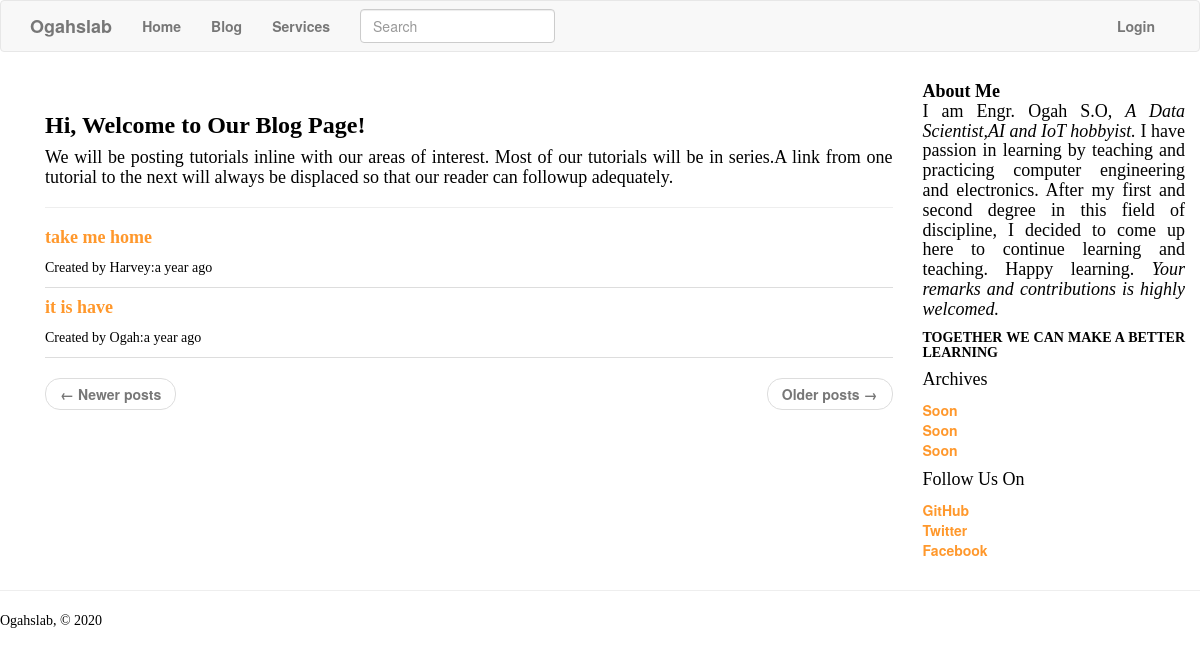
Before: /blog with the older database file.
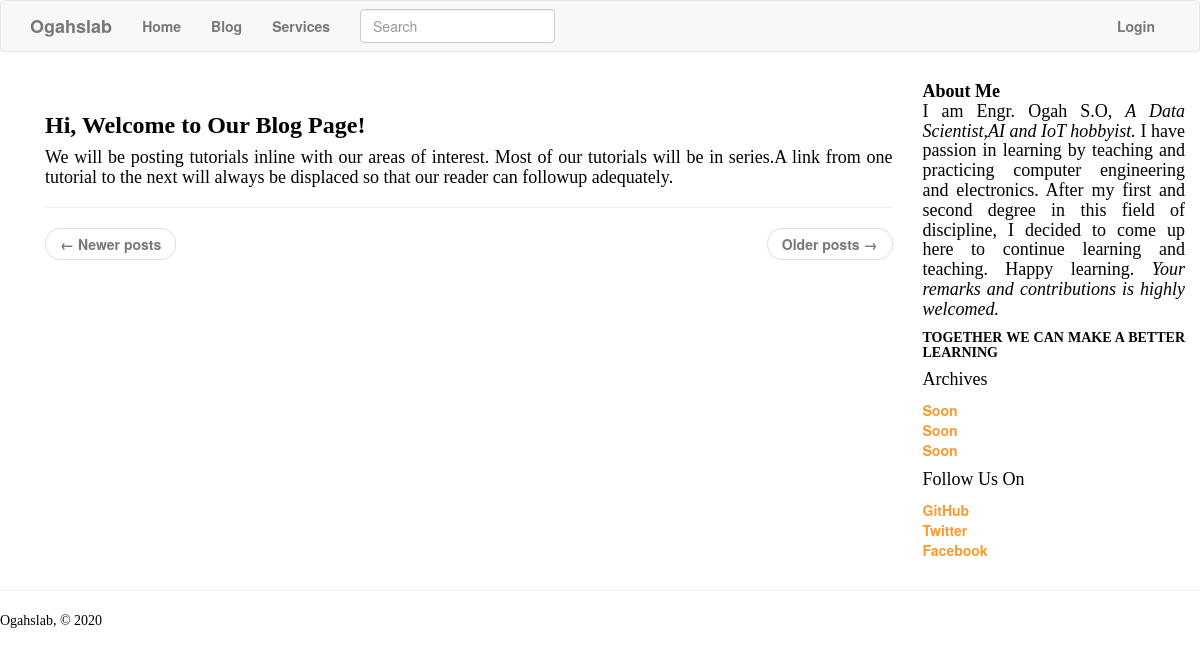
After: the same page with the newer database file.
### app/models.py (models this page shows, shortened)
class SearchableMixin(object):
    @classmethod
    def search(cls, expression, page, per_page):
        ids, total = query_index(cls.__tablename__, expression, page, per_page)
        if total == 0:
            return cls.query.filter_by(id=0), 0
        when = []
        for i in range(len(ids)):
            when.append((ids[i], i))
        return cls.query.filter(cls.id.in_(ids)).order_by(
            db.case(when, value=cls.id)), total

class Post(SearchableMixin, db.Model):
    __tablename__ = 'post'
    __searchable__ = ['body']
    id = db.Column(db.Integer, primary_key=True)
    title = db.Column(db.String(80))
    slug = db.Column(db.String(80))
    body = db.Column(db.Text)
    body_html = db.Column(db.Text)
    timestamp = db.Column(db.DateTime, index=True, default=datetime.utcnow)
    published = db.Column(db.Boolean, index=True)
    language = db.Column(db.String(5))
    author_id = db.Column(db.Integer, db.ForeignKey('user.id'))
    comments = db.relationship('Comment', backref='post', lazy='dynamic')
    @classmethod
    def public(cls):
        return Post.query.filter(Post.published == True)

class PaginatedAPIMixin(object):
    @staticmethod
    def to_collection_dict(query, page, per_page, endpoint, **kwargs):
        resources = query.paginate(page, per_page, False)
        data = {
            'items': [item.to_dict() for item in resources.items],
            '_meta': {
                'page': page,
                'per_page': per_page,
                'total_pages': resources.pages,
                'total_items': resources.total
            },
            '_links': {
                'self': url_for(endpoint, page=page, per_page=per_page,
                                **kwargs),
                'next': url_for(endpoint, page=page + 1, per_page=per_page,
                                **kwargs) if resources.has_next else None,
                'prev': url_for(endpoint, page=page - 1, per_page=per_page,
                                **kwargs) if resources.has_prev else None
            }
        }
        return data

class User(UserMixin,PaginatedAPIMixin, db.Model):
    __tablename__ = 'user'
    id = db.Column(db.Integer, primary_key=True)
    username = db.Column(db.String(64), index=True, unique=True)
    email = db.Column(db.String(120), index=True, unique=True)
    password_hash = db.Column(db.String(128))
    role_id = db.Column(db.Integer, db.ForeignKey('roles.id'))
    posts = db.relationship('Post', backref='author', lazy='dynamic')
    about_me = db.Column(db.String(140))
    last_seen = db.Column(db.DateTime, default=datetime.utcnow)
    token = db.Column(db.String(32), index=True, unique=True)
    token_expiration = db.Column(db.DateTime)
    followed = db.relationship(
        'User', secondary=followers,
        primaryjoin=(followers.c.follower_id == id),
        secondaryjoin=(followers.c.followed_id == id),
        backref=db.backref('followers', lazy='dynamic'), lazy='dynamic')
    comments = db.relationship('Comment', backref='author', lazy='dynamic')

### app/main/routes.py (the view)
@main.route('/blog', methods=['GET', 'POST'])
def blog():
    page = request.args.get('page', 1, type=int)
    post = Post.public().order_by(Post.timestamp.desc()).paginate(
        page, current_app.config['POSTS_PER_PAGE'], False)
    next_url = url_for('main.blog', page=post.next_num) \
        if post.has_next else None
    prev_url = url_for('main.blog', page=post.prev_num) \
        if post.has_prev else None
    posts = post.items
    return render_template('blog.html', title=_('Blog'), posts=posts,
                           next_url=next_url, prev_url=prev_url)

### app/main/forms.py
class SearchForm(FlaskForm):
    q = StringField(_l('Search'),validators=[DataRequired()])
    def __init__(self,*args,**kwargs):
        if 'formdata' not in kwargs:
            kwargs['formdata'] = request.args
        if 'csrf_enabled' not in kwargs:
            kwargs['csrf_enabled'] = False
        super(SearchForm,self).__init__(*args,**kwargs)

### app/auth/routes.py (called while the page is built)
@auth.before_app_request
def before_request():
    if current_user.is_authenticated:
        current_user.ping()

### app/main/__init__.py (called while the page is built)
@main.app_context_processor
def inject_permissions():
    return dict(Permission=Permission)

### app/main/routes.py (called while the page is built)
@main.before_app_request
def before_request():
    if current_user.is_authenticated:
        current_user.last_seen = datetime.utcnow()
        db.session.commit()
    g.search_form = SearchForm()
    g.locale = str(get_locale())

### app/models.py (called while the page is built)
    def can(self, permissions):
        return False

### app/templates/blog.html (shortened to what this page needs)
{% extends "base.html" %}
{% block head %}
{{ super()}}
{% endblock %}
{% block app_content %}
<div class="page-header">
     <h3><b>Hi, Welcome to Our Blog Page!</b></h3>
   <p> <h4> We will be posting tutorials inline with our areas of interest. Most of our tutorials will be in series.A link from one tutorial to the next will always be displaced so that our reader can followup adequately.</h4></p>
</div>
<div class="post-body">
	{% for post in posts %}
  <h4><a href="{{ url_for('main.detail', slug=post.slug)}}">{{ post.title }}</a></h3>
     <ul class="nav nav-tabs">
        <li><p>Created by  {{ post.author.username }}:{{ moment(post.timestamp).fromNow() }}</p></li>
     </ul>
    {% endfor %}
</div>
    <nav aria-label="...">
        <ul class="pager">
            <li class="previous{% if not prev_url %} disabled{% endif %}">
                <a href="{{ prev_url or '#' }}">
                    <span aria-hidden="true">&larr;</span> Newer posts
                </a>
            </li>
            <li class="next{% if not next_url %} disabled{% endif %}">
                <a href="{{ next_url or '#' }}">
                    Older posts <span aria-hidden="true">&rarr;</span>
                </a>
            </li>
        </ul>
    </nav>
{% endblock %}

### app/templates/base.html (shortened to what this page needs)
{% extends 'bootstrap/base.html' %}
{% block head %}
{{super()}}
{% endblock %}
{% block navbar %}
    <nav class="navbar navbar-default">
        <div class="container">
            <div class="navbar-header">
                <a class="navbar-brand" href="{{ url_for('main.index') }}"><b>Ogahslab</b></a>
            </div>
            <div class="collapse navbar-collapse" id="bs-example-navbar-collapse-1">
                <ul class="nav navbar-nav">
                    <li><a href="{{ url_for('main.index') }}">{{_('Home')}}</a></li>
                    <li><a href="{{ url_for('main.blog') }}">{{_('Blog')}}</a></li>
                    <li><a href="{{ url_for('main.services') }}">{{_('Services')}}</a></li>
		               {% if g.search_form %}
                    <form class="navbar-form navbar-left" method="get" action="{{ url_for('main.search') }}">
                          <div class="form-group">
                             {{ g.search_form.q(size=20, class='form-control', placeholder=g.search_form.q.label.text) }}
                           </div>
                    </form>
                       {% endif %}
                </ul>
                <ul class="nav navbar-nav navbar-right">
                    {% if current_user.is_anonymous %}
                    <li><a href="{{ url_for('auth.login') }}">{{_('Login')}}</a></li>
                    {% endif %}
                </ul>
            </div>
        </div>
    </nav>
{% endblock %}
{% block content %}
    <div class="container">
        <main role="main" class="container">
          <div class="row">
                <div class="col-md-9 blog-main">
                   {% block app_content %}{% endblock %}
                </div>
	            <aside class="col-md-3 blog-sidebar">
                        <div class="p-3 mb-3 bg-light rounded">
                            <h4 class="font-italic"><b>About Me</b>
                            <p class="mb-1"> I am Engr. Ogah S.O, <em>A Data Scientist,AI and  IoT  hobbyist.</em>
                                I have passion in learning by teaching and practicing computer engineering and electronics.
                                After my first and second degree in this field of discipline,
                                I decided to come up here to continue learning and teaching.
                                Happy learning. <em> Your remarks and contributions is highly welcomed.</em>
                            <H5><b>TOGETHER WE CAN MAKE A BETTER LEARNING </b></H5>
                            </p></h4>
                        </div>
                        <div class="p-3">
                        <h4 class="font-italic">Archives</h4>
                            <ol class="list-unstyled mb-0">
                                <li><a href="#">Soon</li>
                                <li><a href="#">Soon</a></li>
                                <li><a href="#">Soon</a></li>
                            </ol>
                        </div>
                        <div class="p-3">
                            <h4 class="font-italic">Follow Us On</h4>
                            <ol class="list-unstyled">
                                <li><a href="https://github.com/ogahozy">GitHub</a></li>
                                <li><a href="@ogahozy">Twitter</a></li>
                                <li><a href="#">Facebook</a></li>
                            </ol>
                        </div>
                </aside>
	        </div>
        </main>
    </div>
	<footer>
        <hr/>
        <p>Ogahslab, &copy; 2020</p>
    </footer>
{% endblock %}

### app/templates/blog.html (style rules this page uses)
body { background-color:lightViolet; }
h1,h2,h3,h4,h5,p { text-align:justify; color:Black; font-family: "Times New Roman",Times,serif; }
a { font-weight: bold; color: #ff982c; text-decoration: none; }

Changed rows visible on the page:
removed Post: title "take me home", author.username "Harvey", timestamp "a year ago"
removed Post: title "it is have", author.username "Ogah", timestamp "a year ago"
